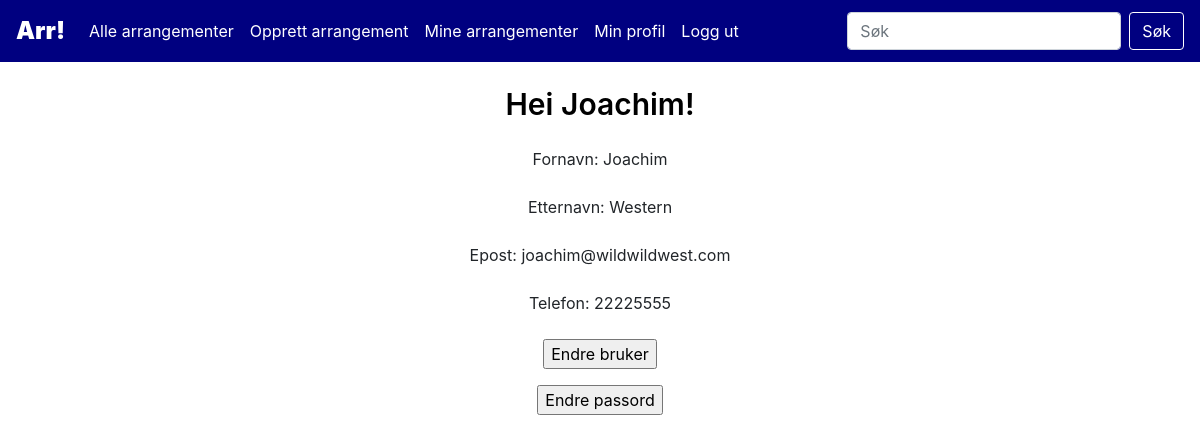
Screenshot of /minprofil.php (signed in) with the database file from the repository.
### tables this page shows
CREATE TABLE `users` (
  `user_id` int(10) NOT NULL,
  `first_name` varchar(50) NOT NULL,
  `last_name` varchar(50) DEFAULT NULL,
  `email` varchar(100) NOT NULL,
  `phone` varchar(15) NOT NULL,
  `password` varchar(300) NOT NULL
);

### assets/lib/class.User.php (called while the page is built, shortened)
<?php
class User{
    function getUserInfo($userID){
        $dbConn = new DbConn();
        $conn = $dbConn->connect();
        $sql =
            "SELECT * FROM eventhandling.users
            WHERE user_id = $userID;";
        $result = $conn->query($sql);
        return $result;
    }
}

### minprofil.php (the view, shortened to what this page needs)
<?php
require __DIR__."/assets/inc/header.php";
require __DIR__."/assets/lib/class.User.php";
?>
<div class="main">
<div class="headline">
<text>Hei <?php echo $_SESSION['FIRSTNAME']?>!</text>
</div>
<?php
$user = new User();
$result = $user->getUserInfo($_SESSION['USER_ID']);
$thisUser = $result->fetch_object();
echo "
    <div class='user-info'>
    Fornavn: $thisUser->first_name<br><br>
    Etternavn: $thisUser->last_name<br><br>
    Epost: $thisUser->email<br><br>
    Telefon: $thisUser->phone<br><br>
    <form method='post' action='edituser.php'>
        <input type='submit' value='Endre bruker'>
    </form>
    <form method='post' action='editpassword.php'>
        <input type='submit' value='Endre passord'>
    </form>
    </div>";

### assets/css/styles.css (style rules this page uses)
.main { margin-top: 62px; }
.headline { display: flex; justify-content: center; padding: 20px 0px !important; font-size: 30px; font-weight: 600; color: var(--text-dark) !important; }
.user-info { text-align: center; }

### rows the page displays
users: first_name "Joachim", last_name "Western", email "joachim@wildwildwest.com", phone "22225555"

### other values shown
$_SESSION['FIRSTNAME'] "Joachim"
